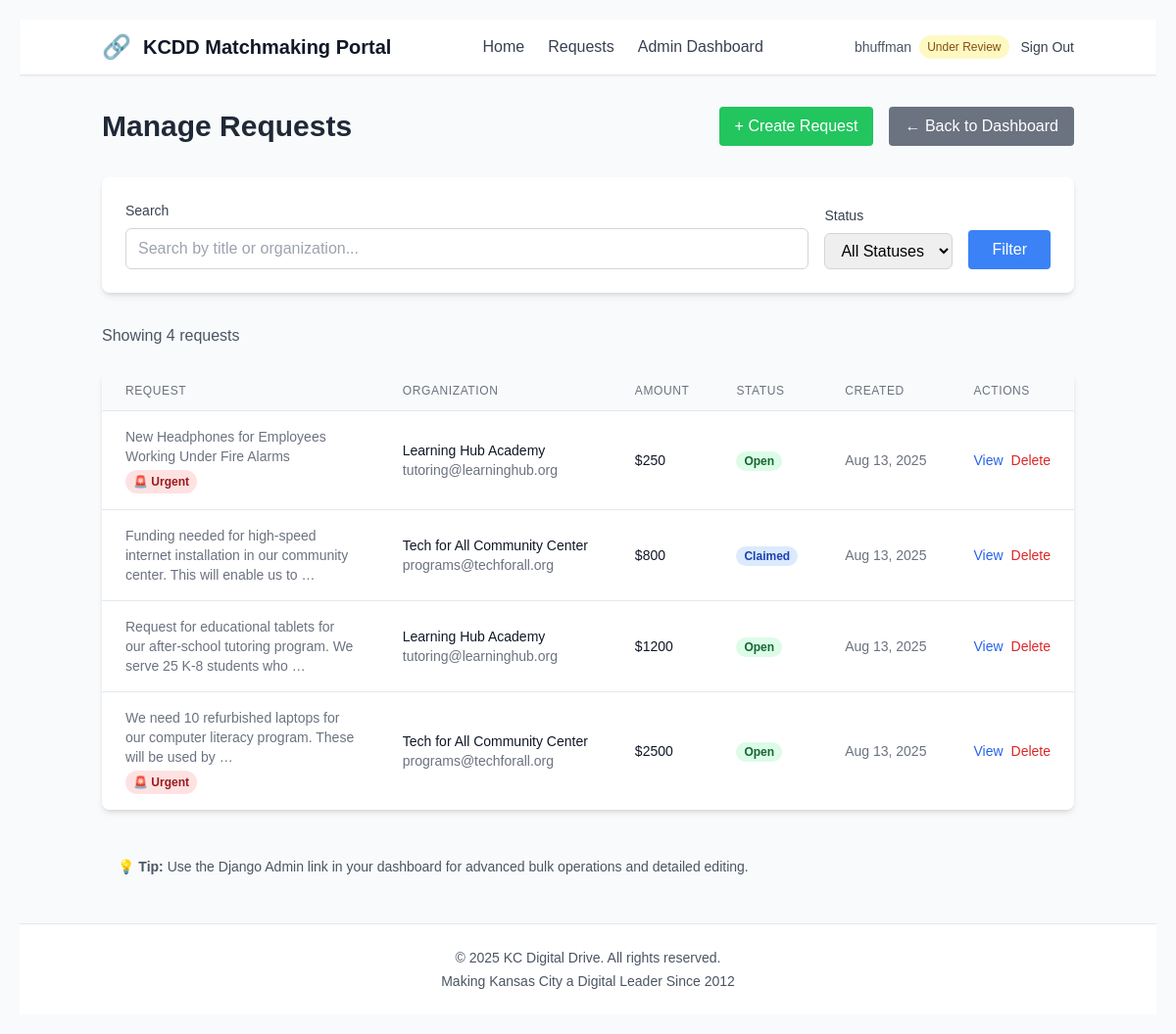
Screenshot of /manage-requests/ (signed in) with the database file from the repository.
### app/models/user.py (models this page shows, shortened)
class User(AbstractUser):
    USER_TYPES = [
        ('admin', 'Admin'),
        ('cbo', 'Community-Based Organization'),
        ('donor', 'Donor'),
    ]
    id = models.UUIDField(primary_key=True, default=uuid.uuid4, editable=False)
    user_type = models.CharField(max_length=10, choices=USER_TYPES, default='donor')
    phone = models.CharField(max_length=20, blank=True)
    is_vetted = models.BooleanField(default=False)
    vetting_note = models.TextField(blank=True)
    created_at = models.DateTimeField(auto_now_add=True)
    updated_at = models.DateTimeField(auto_now=True)
    @property
    def is_admin_user(self):
        return self.user_type == 'admin' or self.is_superuser

### app/models/request.py (models this page shows, shortened)
class Request(models.Model):
    STATUS_CHOICES = [
        ('open', 'Open'),
        ('claimed', 'Claimed'),
        ('fulfilled', 'Fulfilled'),
    ]
    URGENCY_CHOICES = [
        ('low', 'Low'),
        ('medium', 'Medium'),
        ('high', 'High'),
    ]
    id = models.UUIDField(primary_key=True, default=uuid.uuid4, editable=False)
    organization = models.ForeignKey('app.Organization', on_delete=models.CASCADE, related_name='requests')
    cause_area = models.ForeignKey('app.CauseArea', on_delete=models.PROTECT)
    donor = models.ForeignKey(settings.AUTH_USER_MODEL, on_delete=models.SET_NULL, null=True, blank=True, related_name='claimed_requests')
    description = models.TextField(help_text="What is needed and why?")
    amount = models.DecimalField(
        max_digits=10,
        decimal_places=2,
        validators=[MinValueValidator(0.01)],
        help_text="Dollar amount requested"
    )
    urgency = models.CharField(max_length=10, choices=URGENCY_CHOICES, default='medium')
    zipcode = models.CharField(max_length=10, help_text="ZIP code where assistance is needed")
    identity_categories = models.ManyToManyField('app.IdentityCategory', blank=True, help_text="Recipient identity tags")
    status = models.CharField(max_length=10, choices=STATUS_CHOICES, default='open')
    donor_note = models.TextField(blank=True, help_text="Note from donor about fulfillment plan")
    created_at = models.DateTimeField(auto_now_add=True)
    updated_at = models.DateTimeField(auto_now=True)
    claimed_at = models.DateTimeField(null=True, blank=True)
    fulfilled_at = models.DateTimeField(null=True, blank=True)
    class Meta:
        ordering = ['-created_at']

### app/models/organization.py (models this page shows, shortened)
class Organization(models.Model):
    id = models.UUIDField(primary_key=True, default=uuid.uuid4, editable=False)
    user = models.OneToOneField(settings.AUTH_USER_MODEL, on_delete=models.CASCADE, related_name='organization')
    name = models.CharField(max_length=200)
    website = models.URLField(blank=True)
    mission = models.TextField(help_text="Organization mission/description")
    email = models.EmailField()
    phone = models.CharField(max_length=20, blank=True)
    address = models.TextField(blank=True)
    zipcode = models.CharField(
        max_length=10,
        validators=[RegexValidator(r'^\d{5}(-\d{4})?$', 'Enter a valid ZIP code')]
    )
    ein = models.CharField(
        max_length=12,
        blank=True,
        validators=[RegexValidator(r'^\d{2}-\d{7}$', 'Enter EIN in format: 12-3456789')],
        help_text="Tax ID in format: 12-3456789"
    )
    logo = models.ImageField(upload_to='org_logos/', blank=True, null=True)
    logo_emoji = models.CharField(max_length=10, blank=True, help_text="Emoji as fallback logo")
    cause_areas = models.ManyToManyField('app.CauseArea', blank=True)
    created_at = models.DateTimeField(auto_now_add=True)
    updated_at = models.DateTimeField(auto_now=True)
    class Meta:
        ordering = ['name']

### app/views.py (the view, shortened to what this page needs)
# urls.py: path('manage-requests/', views.manage_requests, name='manage_requests'),
@login_required
def manage_requests(request):
    if not request.user.is_admin_user:
        messages.error(request, 'Access denied.')
        return redirect('app:home')
    status_filter = request.GET.get('status', 'all')
    search_query = request.GET.get('search', '')
    requests_queryset = Request.objects.select_related('organization', 'donor').order_by('-created_at')
    if status_filter != 'all':
        requests_queryset = requests_queryset.filter(status=status_filter)
    if search_query:
        requests_queryset = requests_queryset.filter(
            Q(title__icontains=search_query) |
            Q(organization__name__icontains=search_query)
        )
    context = {
        'requests': requests_queryset,
        'status_filter': status_filter,
        'search_query': search_query,
        'status_choices': Request.STATUS_CHOICES,
    }
    return render(request, 'manage_requests.html', context)

### templates/manage_requests.html (shortened to what this page needs)
{% extends 'base.html' %}
{% block content %}
<div class="container mx-auto px-4 py-8">
    <div class="flex justify-between items-center mb-8">
        <h1 class="text-3xl font-bold text-gray-800">Manage Requests</h1>
        <div class="flex gap-4">
            <a href="{% url 'app:admin_create_request' %}" class="bg-green-500 text-white px-4 py-2 rounded hover:bg-green-600">
                + Create Request
            </a>
            <a href="{% url 'app:admin_dashboard' %}" class="bg-gray-500 text-white px-4 py-2 rounded hover:bg-gray-600">
                ← Back to Dashboard
            </a>
        </div>
    </div>
    <div class="bg-white rounded-lg shadow-md p-6 mb-8">
        <form method="get" class="flex flex-wrap gap-4 items-end">
            <div class="flex-1 min-w-64">
                <label for="search" class="block text-sm font-medium text-gray-700 mb-2">Search</label>
                <input type="text"
                       id="search"
                       name="search"
                       value="{{ search_query }}"
                       placeholder="Search by title or organization..."
                       class="w-full px-3 py-2 border border-gray-300 rounded-md focus:outline-none focus:ring-2 focus:ring-blue-500">
            </div>
            <div>
                <label for="status" class="block text-sm font-medium text-gray-700 mb-2">Status</label>
                <select id="status"
                        name="status"
                        class="px-3 py-2 border border-gray-300 rounded-md focus:outline-none focus:ring-2 focus:ring-blue-500">
                    <option value="all" {% if status_filter == 'all' %}selected{% endif %}>All Statuses</option>
                </select>
            </div>
            <div>
                <button type="submit" class="bg-blue-500 text-white px-6 py-2 rounded hover:bg-blue-600">
                    Filter
                </button>
            </div>
        </form>
    </div>
    <div class="mb-6">
        <p class="text-gray-600">
            Showing {{ requests|length }} request{{ requests|length|pluralize }}
        </p>
    </div>
    <div class="bg-white rounded-lg shadow-md overflow-hidden">
        {% if requests %}
            <div class="overflow-x-auto">
                <table class="min-w-full divide-y divide-gray-200">
                    <thead class="bg-gray-50">
                        <tr>
                            <th class="px-6 py-3 text-left text-xs font-medium text-gray-500 uppercase tracking-wider">Request</th>
                            <th class="px-6 py-3 text-left text-xs font-medium text-gray-500 uppercase tracking-wider">Organization</th>
                            <th class="px-6 py-3 text-left text-xs font-medium text-gray-500 uppercase tracking-wider">Amount</th>
                            <th class="px-6 py-3 text-left text-xs font-medium text-gray-500 uppercase tracking-wider">Status</th>
                            <th class="px-6 py-3 text-left text-xs font-medium text-gray-500 uppercase tracking-wider">Created</th>
                            <th class="px-6 py-3 text-left text-xs font-medium text-gray-500 uppercase tracking-wider">Actions</th>
                        </tr>
                    </thead>
                    <tbody class="bg-white divide-y divide-gray-200">
                        {% for request in requests %}
                        <tr class="hover:bg-gray-50">
                            <td class="px-6 py-4">
                                <div class="text-sm text-gray-500">{{ request.description|truncatewords:15 }}</div>
                                {% if request.urgency == 'high' %}
                                    <span class="inline-flex px-2 py-1 text-xs font-semibold rounded-full bg-red-100 text-red-800 mt-1">
                                        🚨 Urgent
                                    </span>
                                {% endif %}
                            </td>
                            <td class="px-6 py-4 whitespace-nowrap">
                                <div class="text-sm text-gray-900">{{ request.organization.name }}</div>
                                <div class="text-sm text-gray-500">{{ request.organization.user.email }}</div>
                            </td>
                            <td class="px-6 py-4 whitespace-nowrap text-sm text-gray-900">
                                ${{ request.amount|floatformat:0 }}
                            </td>
                            <td class="px-6 py-4 whitespace-nowrap">
                                {% if request.status == 'pending' %}
                                    <span class="px-2 inline-flex text-xs leading-5 font-semibold rounded-full bg-yellow-100 text-yellow-800">Pending</span>
                                {% elif request.status == 'open' %}
                                    <span class="px-2 inline-flex text-xs leading-5 font-semibold rounded-full bg-green-100 text-green-800">Open</span>
                                {% elif request.status == 'claimed' %}
                                    <span class="px-2 inline-flex text-xs leading-5 font-semibold rounded-full bg-blue-100 text-blue-800">Claimed</span>
                                {% elif request.status == 'fulfilled' %}
                                    <span class="px-2 inline-flex text-xs leading-5 font-semibold rounded-full bg-purple-100 text-purple-800">Fulfilled</span>
                                {% elif request.status == 'rejected' %}
                                    <span class="px-2 inline-flex text-xs leading-5 font-semibold rounded-full bg-red-100 text-red-800">Rejected</span>
                                {% endif %}
                            </td>
                            <td class="px-6 py-4 whitespace-nowrap text-sm text-gray-500">
                                {{ request.created_at|date:"M d, Y" }}
                            </td>
                            <td class="px-6 py-4 whitespace-nowrap text-sm font-medium">
                                <div class="flex gap-2">
                                    <a href="{% url 'app:request_detail' request.id %}"
                                       class="text-blue-600 hover:text-blue-900">View</a>
                                    <form method="post" style="display: inline;">
                                        <button type="submit"
                                                onclick="return confirm('Delete this request permanently? This cannot be undone.')"
                                                class="text-red-600 hover:text-red-900">Delete</button>
                                    </form>
                                </div>
                            </td>
                        </tr>
                        {% endfor %}
                    </tbody>
                </table>
            </div>
        {% endif %}
    </div>
    {% if requests %}
        <div class="mt-8 bg-gray-50 rounded-lg p-4">
            <p class="text-sm text-gray-600">
                💡 <strong>Tip:</strong> Use the Django Admin link in your dashboard for advanced bulk operations and detailed editing.
            </p>
        </div>
    {% endif %}
</div>
{% endblock %}

### templates/base.html (shortened to what this page needs)
<!DOCTYPE html>
<html lang="en">
<head>
    {% load static %}
    <script src="https://cdn.tailwindcss.com"></script>
    <link rel="stylesheet" href="{% static 'css/style.css' %}">
</head>
<body class="bg-gray-50 min-h-screen flex flex-col">
    <header class="bg-white shadow-sm border-b sticky top-0 z-50">
        <div class="container mx-auto px-4 py-3">
            <div class="flex items-center justify-between">
                <div class="flex items-center gap-3">
                    <div class="text-2xl">🔗</div>
                    <a href="{% url 'app:home' %}" class="text-xl font-semibold text-gray-900 hover:text-blue-600">
                        KCDD Matchmaking Portal
                    </a>
                </div>
                <nav class="hidden md:flex items-center gap-6">
                    <a href="{% url 'app:home' %}" class="text-gray-700 hover:text-blue-600 {% if request.resolver_match.url_name == 'home' %}text-blue-600 font-semibold{% endif %}">
                        Home
                    </a>
                    <a href="{% url 'app:request_board' %}" class="text-gray-700 hover:text-blue-600 {% if request.resolver_match.url_name == 'request_board' %}text-blue-600 font-semibold{% endif %}">
                        Requests
                    </a>
                    {% if user.is_authenticated %}
                        {% if user.is_admin_user %}
                            <a href="{% url 'app:admin_dashboard' %}" class="text-gray-700 hover:text-blue-600 {% if request.resolver_match.url_name == 'admin_dashboard' %}text-blue-600 font-semibold{% endif %}">
                                Admin Dashboard
                            </a>
                        {% elif user.user_type == 'cbo' %}
                            <a href="{% url 'app:cbo_dashboard' %}" class="text-gray-700 hover:text-blue-600 {% if request.resolver_match.url_name == 'cbo_dashboard' %}text-blue-600 font-semibold{% endif %}">
                                My Dashboard
                            </a>
                        {% elif user.user_type == 'donor' %}
                            <a href="{% url 'app:donor_dashboard' %}" class="text-gray-700 hover:text-blue-600 {% if request.resolver_match.url_name == 'donor_dashboard' %}text-blue-600 font-semibold{% endif %}">
                                My Dashboard
                            </a>
                        {% else %}
                            <a href="{% url 'app:profile' %}" class="text-gray-700 hover:text-blue-600">
                                Profile
                            </a>
                        {% endif %}
                    {% endif %}
                </nav>
                <div class="flex items-center gap-3">
                    {% if user.is_authenticated %}
                        <div class="hidden md:flex items-center gap-2">
                            <span class="text-sm text-gray-600">
                                {{ user.get_full_name|default:user.username }}
                            </span>
                            <span class="text-xs px-2 py-1 rounded-full {% if user.is_vetted %}bg-green-100 text-green-800{% else %}bg-yellow-100 text-yellow-800{% endif %}">
                                {% if user.is_vetted %}Vetted{% else %}Under Review{% endif %}
                            </span>
                        </div>
                        <a href="{% url 'app:logout' %}" class="text-gray-700 hover:text-red-600 text-sm">
                            Sign Out
                        </a>
                    {% endif %}
                </div>
            </div>
        </div>
    </header>
    <main class="flex-1">
        {% block content %}{% endblock %}
    </main>
    <footer class="bg-white border-t mt-auto">
        <div class="container mx-auto px-4 py-6">
            <div class="text-center text-gray-600 text-sm">
                <p>&copy; 2025 KC Digital Drive. All rights reserved.</p>
                <p class="mt-1">Making Kansas City a Digital Leader Since 2012</p>
            </div>
        </div>
    </footer>
</body>
</html>

### static/css/style.css (style rules this page uses)
body { font-family: Arial, sans-serif; margin: 0; padding: 20px; }
.container { max-width: 1200px; margin: 0 auto; }

### rows the page displays
User: get_full_name "bhuffman"
Request: description "New Headphones for Employees Working Under Fire Alarms", urgency "🚨 Urgent", organization.name "Learning Hub Academy", organization.user.email "tutoring@learninghub.org", amount "250", status "Open", created_at "Aug 13, 2025"
Request: description "Funding needed for high-speed internet installation in our community center. This will enable us to …", organization.name "Tech for All Community Center", organization.user.email "programs@techforall.org", amount "800", status "Claimed", created_at "Aug 13, 2025"
Request: description "Request for educational tablets for our after-school tutoring program. We serve 25 K-8 students who …", organization.name "Learning Hub Academy", organization.user.email "tutoring@learninghub.org", amount "1200", status "Open", created_at "Aug 13, 2025"
Request: description "We need 10 refurbished laptops for our computer literacy program. These will be used by …", urgency "🚨 Urgent", organization.name "Tech for All Community Center", organization.user.email "programs@techforall.org", amount "2500", status "Open", created_at "Aug 13, 2025"

### other values shown
{{ requests|length }} "4"
